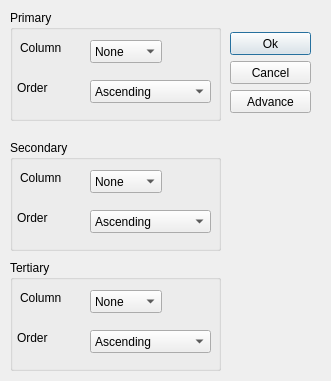
<?xml version="1.0" encoding="UTF-8"?>
<ui version="4.0">
 <class>tes4</class>
 <widget class="QWidget" name="tes4">
  <property name="geometry">
   <rect>
    <x>0</x>
    <y>0</y>
    <width>331</width>
    <height>381</height>
   </rect>
  </property>
  <property name="windowTitle">
   <string>tes4</string>
  </property>
  <widget class="QGroupBox" name="boxPrimary">
   <property name="geometry">
    <rect>
     <x>10</x>
     <y>10</y>
     <width>211</width>
     <height>111</height>
    </rect>
   </property>
   <property name="title">
    <string>Primary</string>
   </property>
   <widget class="QLabel" name="label">
    <property name="geometry">
     <rect>
      <x>10</x>
      <y>30</y>
      <width>57</width>
      <height>16</height>
     </rect>
    </property>
    <property name="text">
     <string>Column</string>
    </property>
   </widget>
   <widget class="QLabel" name="label_2">
    <property name="geometry">
     <rect>
      <x>7</x>
      <y>70</y>
      <width>57</width>
      <height>16</height>
     </rect>
    </property>
    <property name="text">
     <string>Order</string>
    </property>
   </widget>
   <widget class="QComboBox" name="cmbColumn">
    <property name="geometry">
     <rect>
      <x>80</x>
      <y>30</y>
      <width>72</width>
      <height>23</height>
     </rect>
    </property>
    <property name="currentText">
     <string>None</string>
    </property>
    <item>
     <property name="text">
      <string>None</string>
     </property>
    </item>
   </widget>
   <widget class="QComboBox" name="cmbOrder">
    <property name="geometry">
     <rect>
      <x>80</x>
      <y>70</y>
      <width>121</width>
      <height>23</height>
     </rect>
    </property>
    <item>
     <property name="text">
      <string>Ascending</string>
     </property>
    </item>
    <item>
     <property name="text">
      <string>Descending</string>
     </property>
    </item>
   </widget>
  </widget>
  <widget class="QPushButton" name="btnOK">
   <property name="geometry">
    <rect>
     <x>230</x>
     <y>32</y>
     <width>81</width>
     <height>23</height>
    </rect>
   </property>
   <property name="text">
    <string>Ok</string>
   </property>
   <property name="default">
    <bool>true</bool>
   </property>
  </widget>
  <widget class="QPushButton" name="btnCancel">
   <property name="geometry">
    <rect>
     <x>230</x>
     <y>61</y>
     <width>81</width>
     <height>23</height>
    </rect>
   </property>
   <property name="text">
    <string>Cancel</string>
   </property>
  </widget>
  <widget class="QPushButton" name="btnAdv">
   <property name="geometry">
    <rect>
     <x>230</x>
     <y>90</y>
     <width>81</width>
     <height>23</height>
    </rect>
   </property>
   <property name="text">
    <string>Advance</string>
   </property>
   <property name="checkable">
    <bool>true</bool>
   </property>
  </widget>
  <widget class="QGroupBox" name="boxSecondary">
   <property name="geometry">
    <rect>
     <x>10</x>
     <y>140</y>
     <width>211</width>
     <height>111</height>
    </rect>
   </property>
   <property name="title">
    <string>Secondary</string>
   </property>
   <widget class="QLabel" name="label_3">
    <property name="geometry">
     <rect>
      <x>10</x>
      <y>30</y>
      <width>57</width>
      <height>16</height>
     </rect>
    </property>
    <property name="text">
     <string>Column</string>
    </property>
   </widget>
   <widget class="QLabel" name="label_4">
    <property name="geometry">
     <rect>
      <x>7</x>
      <y>70</y>
      <width>57</width>
      <height>16</height>
     </rect>
    </property>
    <property name="text">
     <string>Order</string>
    </property>
   </widget>
   <widget class="QComboBox" name="cmbColumn_2">
    <property name="geometry">
     <rect>
      <x>80</x>
      <y>30</y>
      <width>72</width>
      <height>23</height>
     </rect>
    </property>
    <property name="currentText">
     <string>None</string>
    </property>
    <item>
     <property name="text">
      <string>None</string>
     </property>
    </item>
   </widget>
   <widget class="QComboBox" name="cmbOrder_2">
    <property name="geometry">
     <rect>
      <x>80</x>
      <y>70</y>
      <width>121</width>
      <height>23</height>
     </rect>
    </property>
    <item>
     <property name="text">
      <string>Ascending</string>
     </property>
    </item>
    <item>
     <property name="text">
      <string>Descending</string>
     </property>
    </item>
   </widget>
  </widget>
  <widget class="QGroupBox" name="boxTertiary">
   <property name="geometry">
    <rect>
     <x>10</x>
     <y>260</y>
     <width>211</width>
     <height>111</height>
    </rect>
   </property>
   <property name="title">
    <string>Tertiary</string>
   </property>
   <widget class="QLabel" name="label_5">
    <property name="geometry">
     <rect>
      <x>10</x>
      <y>30</y>
      <width>57</width>
      <height>16</height>
     </rect>
    </property>
    <property name="text">
     <string>Column</string>
    </property>
   </widget>
   <widget class="QLabel" name="label_6">
    <property name="geometry">
     <rect>
      <x>7</x>
      <y>70</y>
      <width>57</width>
      <height>16</height>
     </rect>
    </property>
    <property name="text">
     <string>Order</string>
    </property>
   </widget>
   <widget class="QComboBox" name="cmbColumn_3">
    <property name="geometry">
     <rect>
      <x>80</x>
      <y>30</y>
      <width>72</width>
      <height>23</height>
     </rect>
    </property>
    <property name="currentText">
     <string>None</string>
    </property>
    <item>
     <property name="text">
      <string>None</string>
     </property>
    </item>
   </widget>
   <widget class="QComboBox" name="cmbOrder_3">
    <property name="geometry">
     <rect>
      <x>80</x>
      <y>70</y>
      <width>121</width>
      <height>23</height>
     </rect>
    </property>
    <item>
     <property name="text">
      <string>Ascending</string>
     </property>
    </item>
    <item>
     <property name="text">
      <string>Descending</string>
     </property>
    </item>
   </widget>
  </widget>
 </widget>
 <layoutdefault spacing="6" margin="11"/>
 <resources/>
 <connections>
  <connection>
   <sender>btnAdv</sender>
   <signal>toggled(bool)</signal>
   <receiver>boxSecondary</receiver>
   <slot>setVisible(bool)</slot>
   <hints>
    <hint type="sourcelabel">
     <x>270</x>
     <y>101</y>
    </hint>
    <hint type="destinationlabel">
     <x>115</x>
     <y>195</y>
    </hint>
   </hints>
  </connection>
  <connection>
   <sender>btnAdv</sender>
   <signal>toggled(bool)</signal>
   <receiver>boxTertiary</receiver>
   <slot>setVisible(bool)</slot>
   <hints>
    <hint type="sourcelabel">
     <x>270</x>
     <y>101</y>
    </hint>
    <hint type="destinationlabel">
     <x>115</x>
     <y>315</y>
    </hint>
   </hints>
  </connection>
 </connections>
</ui>
